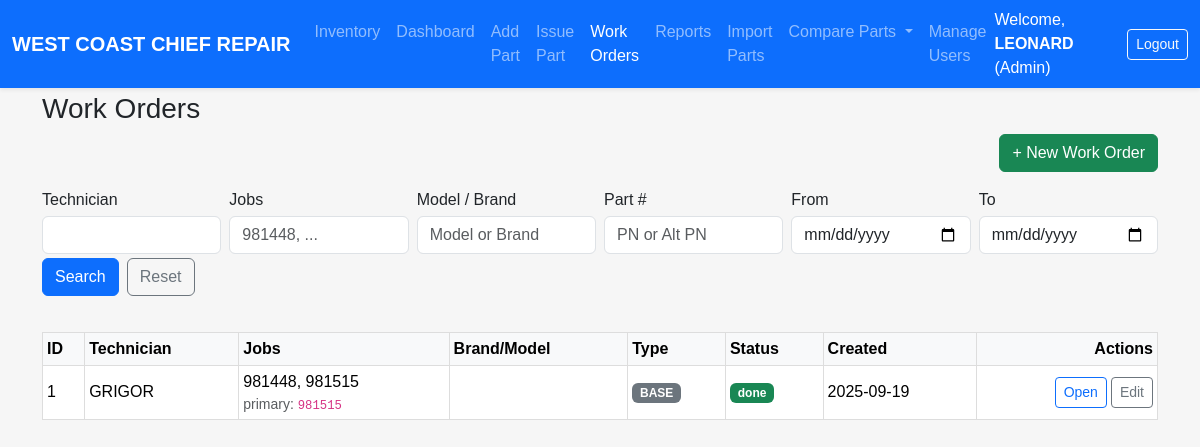
/work_orders (signed in), run on the app's committed database.
### models.py (models this page shows, shortened)
class User(UserMixin, db.Model):
    id = db.Column(db.Integer, primary_key=True)
    username = db.Column(db.String(64), unique=True, nullable=False)
    password_hash = db.Column(db.String(128), nullable=False)
    role = db.Column(db.String(20), nullable=False, default=ROLE_USER)
    @property
    def password(self):
        raise AttributeError('password is not a readable attribute')

class WorkOrder(db.Model):
    __tablename__ = "work_orders"
    id = db.Column(db.Integer, primary_key=True)
    units = db.relationship(
        "WorkUnit",
        backref="work_order",
        cascade="all, delete-orphan",
        lazy="selectin",
        overlaps="parts,work_order"
    )
    parts = db.relationship(
        "WorkOrderPart",
        backref="work_order",
        primaryjoin="WorkOrder.id==WorkOrderPart.work_order_id",
        cascade="all, delete-orphan",
        lazy="selectin",
        overlaps="unit,parts,work_order"
    )
    technician_name = db.Column(db.String(80), nullable=False)
    job_numbers = db.Column(db.String(120), nullable=False)  # "98256, 98356"
    brand = db.Column(db.String(40))
    model = db.Column(db.String(25))
    serial = db.Column(db.String(25))
    job_type = db.Column(db.String(16), default="BASE")  # BASE | INSURANCE
    delivery_fee = db.Column(db.Float, default=0.0)
    markup_percent = db.Column(db.Float, default=0.0)
    status = db.Column(db.String(20), default="search_ordered")  # search_ordered | ordered | done
    created_at = db.Column(db.DateTime, default=datetime.utcnow)
    updated_at = db.Column(db.DateTime, default=datetime.utcnow, onupdate=datetime.utcnow)
    @property
    def canonical_job(self) -> str:
        nums = [n.strip() for n in (self.job_numbers or "").split(",") if n.strip()]
        ints = []
        for n in nums:
            try:
                ints.append(int(n))
            except ValueError:
                pass
        return str(max(ints)) if ints else (nums[0] if nums else "")

### inventory/routes.py (the view, shortened to what this page needs)
@inventory_bp.get("/work_orders")
@login_required
def wo_list():
    tech  = (request.args.get("tech") or "").strip()
    jobs  = (request.args.get("jobs") or "").strip()
    model = (request.args.get("model") or "").strip()
    pn    = (request.args.get("pn") or "").strip()
    dfrom = (request.args.get("from") or "").strip()  # YYYY-MM-DD
    dto   = (request.args.get("to") or "").strip()    # YYYY-MM-DD
    q = db.session.query(WorkOrder)
    joined_parts = False
    filters = []
    if tech:
        filters.append(WorkOrder.technician_name.ilike(f"%{tech}%"))
    if jobs:
        filters.append(WorkOrder.job_numbers.ilike(f"%{jobs}%"))
    if model:
        filters.append(or_(
            WorkOrder.brand.ilike(f"%{model}%"),
            WorkOrder.model.ilike(f"%{model}%"),
        ))
    if dfrom:
        try:
            start = datetime.strptime(dfrom, "%Y-%m-%d")
            filters.append(WorkOrder.created_at >= start)
        except ValueError:
            pass
    if dto:
        try:
            end = datetime.strptime(dto, "%Y-%m-%d") + timedelta(days=1) - timedelta(seconds=1)
            filters.append(WorkOrder.created_at <= end)
        except ValueError:
            pass
    if filters:
        q = q.filter(and_(*filters))
    if joined_parts:
        q = q.distinct(WorkOrder.id)
    items = q.order_by(WorkOrder.created_at.desc()).limit(200).all()
    return render_template("wo_list.html", items=items, args=request.args)

### auth/routes.py (called while the page is built)
@login_manager.user_loader
def load_user(user_id):
    return User.query.get(int(user_id))

### templates/wo_list.html (shortened to what this page needs)
{% extends "base.html" %}
{% block content %}
<h3>Work Orders</h3>
{% if current_user.is_authenticated and current_user.role in ['admin','superadmin'] %}
<div class="d-flex justify-content-between align-items-center mb-3">
  <a href="{{ url_for('inventory.wo_new') }}" class="btn btn-success">+ New Work Order</a>
</div>
{% endif %}
<form method="get" class="row g-2 mb-3 dashboard-filters" style="position:static;">
  <div class="col-md-2"><label class="form-label mb-1">Technician</label><input name="tech" class="form-control" value="{{ args.get('tech','') if args else '' }}"></div>
  <div class="col-md-2"><label class="form-label mb-1">Jobs</label><input name="jobs" class="form-control" value="{{ args.get('jobs','') if args else '' }}" placeholder="981448, ..."></div>
  <div class="col-md-2"><label class="form-label mb-1">Model / Brand</label><input name="model" class="form-control" value="{{ args.get('model','') if args else '' }}" placeholder="Model or Brand"></div>
  <div class="col-md-2"><label class="form-label mb-1">Part #</label><input name="pn" class="form-control" value="{{ args.get('pn','') if args else '' }}" placeholder="PN or Alt PN"></div>
  <div class="col-md-2"><label class="form-label mb-1">From</label><input type="date" name="from" class="form-control" value="{{ args.get('from','') if args else '' }}"></div>
  <div class="col-md-2"><label class="form-label mb-1">To</label><input type="date" name="to" class="form-control" value="{{ args.get('to','') if args else '' }}"></div>
  <div class="col-12 d-flex gap-2 mt-1">
    <button class="btn btn-primary">Search</button>
    <a class="btn btn-outline-secondary" href="{{ url_for('inventory.wo_list') }}">Reset</a>
  </div>
</form>
<div class="table-responsive">
  <table class="table table-sm table-hover align-middle wo-list-table">
    <thead class="table-light">
      <tr>
        <th class="col-id">ID</th><th class="col-tech">Technician</th><th>Jobs</th>
        <th>Brand/Model</th><th class="col-type">Type</th><th class="col-status">Status</th>
        <th class="col-created">Created</th><th class="text-end col-actions">Actions</th>
      </tr>
    </thead>
    <tbody>
      {% if items and items|length > 0 %}
        {% for w in items %}
        <tr>
          <td>{{ w.id }}</td>
          <td>{{ w.technician_name or '—' }}</td>
          <td>
            <span class="jobs-trunc" title="{{ w.job_numbers or '' }}">{{ w.job_numbers or '—' }}</span>
            {% if w.canonical_job %}<div class="text-muted small">primary: <code>{{ w.canonical_job }}</code></div>{% endif %}
          </td>
          <td><span class="brand-trunc" title="{{ (w.brand or '') ~ ' ' ~ (w.model or '') }}">{{ (w.brand or '') ~ (' ' if w.brand and w.model else '') ~ (w.model or '') }}</span></td>
          <td>{% if w.job_type == 'INSURANCE' %}<span class="badge bg-warning text-dark">INSURANCE</span>{% else %}<span class="badge bg-secondary">BASE</span>{% endif %}</td>
          <td>{% if w.status == 'done' %}<span class="badge bg-success">done</span>{% elif w.status == 'ordered' %}<span class="badge bg-info text-dark">ordered</span>{% else %}<span class="badge bg-secondary">search_ordered</span>{% endif %}</td>
          <td>{{ w.created_at.strftime('%Y-%m-%d') if w.created_at else '—' }}</td>
          <td class="text-end">
            <div class="wo-actions d-inline-flex gap-1">
              <a class="btn btn-outline-primary btn-sm"
                 href="{{ url_for('inventory.wo_detail', wo_id=w.id) }}">
                Open
              </a>
              {% if current_user.role in ['admin','superadmin'] %}
                <a class="btn btn-outline-secondary btn-sm"
                   href="{{ url_for('inventory.wo_edit', wo_id=w.id) }}">
                  Edit
                </a>
              {% endif %}
            </div>
          </td>
        </tr>
        {% endfor %}
      {% else %}
        <tr><td colspan="8" class="text-muted">No work orders found.</td></tr>
      {% endif %}
    </tbody>
  </table>
</div>
{% endblock %}

### templates/base.html (shortened to what this page needs)
<!DOCTYPE html>
<html lang="en">
<head>
  <link href="https://cdn.jsdelivr.net/npm/bootstrap@5.3.3/dist/css/bootstrap.min.css"
        rel="stylesheet"
 />
  <link rel="stylesheet" href="{{ url_for('static', filename='style.css') }}" />
</head>
<body>
  <nav class="navbar navbar-expand-lg navbar-dark bg-primary shadow-sm fixed-top">
    <div class="container-fluid">
      <a class="navbar-brand fw-bold" href="{{ url_for('inventory.dashboard') }}">
        WEST COAST CHIEF REPAIR
      </a>
      <div class="collapse navbar-collapse" id="navbarMain">
        <ul class="navbar-nav me-auto mb-2 mb-lg-0">
          <li class="nav-item">
            <a class="nav-link{% if request.endpoint and request.endpoint == 'inventory.location_report' %} active{% endif %}"
               href="{{ url_for('inventory.location_report') }}">Inventory</a>
          </li>
          <li class="nav-item">
            <a class="nav-link{% if request.endpoint and request.endpoint == 'inventory.dashboard' %} active{% endif %}"
               href="{{ url_for('inventory.dashboard') }}">Dashboard</a>
          </li>
          <li class="nav-item">
            <a class="nav-link{% if request.endpoint and request.endpoint == 'inventory.add_part' %} active{% endif %}"
               href="{{ url_for('inventory.add_part') }}">Add Part</a>
          </li>
          <li class="nav-item">
            <a class="nav-link{% if request.endpoint and request.endpoint == 'inventory.issue_part' %} active{% endif %}"
               href="{{ url_for('inventory.issue_part') }}">Issue Part</a>
          </li>
            {% set is_wo = request.endpoint and request.endpoint.startswith('inventory.wo_') %}
            <li class="nav-item">
                <a class="nav-link{{ ' active' if is_wo else '' }}"
                    href="{{ url_for('inventory.wo_list') }}">
                    Work Orders
                </a>
          </li>
          <li class="nav-item">
            <a class="nav-link{% if request.endpoint and request.endpoint.startswith('inventory.reports') %} active{% endif %}"
               href="{{ url_for('inventory.reports_grouped') }}">Reports</a>
          </li>
          <li class="nav-item">
            <a class="nav-link{% if request.endpoint and request.endpoint.startswith('inventory.import_parts') %} active{% endif %}"
               href="{{ url_for('inventory.import_parts') }}">Import Parts</a>
          </li>
          <li class="nav-item dropdown">
            <a class="nav-link dropdown-toggle" href="#" id="compareDropdown" role="button"
               data-bs-toggle="dropdown" data-bs-display="static" aria-expanded="false">
              Compare Parts
            </a>
          </li>
          {% if current_user.is_authenticated and current_user.role in ['superadmin', 'admin'] %}
          <li class="nav-item">
            <a class="nav-link{% if request.endpoint and request.endpoint.startswith('inventory.users') %} active{% endif %}"
               href="{{ url_for('inventory.users') }}">Manage Users</a>
          </li>
          {% endif %}
        </ul>
        {% if current_user.is_authenticated %}
        <div class="d-flex align-items-center">
          <span class="text-white me-3">
            Welcome, <strong>{{ current_user.username }}</strong> ({{ current_user.role.capitalize() }})
          </span>
          <a href="{{ url_for('auth.logout') }}" class="btn btn-outline-light btn-sm">Logout</a>
        </div>
        {% endif %}
      </div>
    </div>
  </nav>
  <main class="container" style="padding-top: 4.5rem;">
    {% block content %}{% endblock %}
  </main>
</body>
</html>

### static/style.css (style rules this page uses)
body { font-family: Arial, sans-serif; background-color:#f6f6f6; padding:20px; margin:0; }
.navbar { z-index:1200; }
table { width:100%; border-collapse:collapse; margin-top:20px; }
table th, table td { padding:10px; border:1px solid #ddd; text-align:left; }
form input:not([type="checkbox"]):not([type="radio"]):not(.form-check-input), form select, form textarea { width: 100%; box-sizing: border-box; }

### data on the page
User: username "LEONARD", role "Admin"
WorkOrder: id "1", technician_name "GRIGOR", job_numbers "981448, 981515", canonical_job "981515", job_type "BASE", status "done", created_at "2025-09-19"
